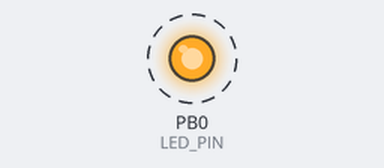
Simulated run of this sketch. Board: ATtiny85, built with avr-gcc and run on an emulated ATtiny85. On the bench: output pins drawn as LEDs (lit = HIGH). Dashed ring = blinking. The modem accepts every AT command (registered, SIM ready, sends succeed) and sends nothing else.

Above: at 0.8 s.
Timing chart, 0 to 3.5 s (numbered marks = the images above):
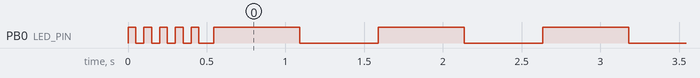

Measured:
- by itself, PB0 (LED_PIN): goes 4 × (LOW 0.05 s, HIGH 0.05 s), LOW 0.09 s, 123 × (HIGH 0.55 s, LOW 0.50 s), then HIGH

The sketch:

serial_demo.ino
```cpp
#include <SoftwareSerial.h>

// ATtiny85 Arduino pin 0 = PB0 = physical DIP pin 5 (LED).
// Arduino pin 3 = PB3 = physical DIP pin 2 (TX to Uno D4).
// Arduino pin 4 = PB4 = physical DIP pin 3 (unused RX).
const byte LED_PIN = 0;
SoftwareSerial telemetry(4, 3);
unsigned long packet = 0;

void setup() {
  pinMode(LED_PIN, OUTPUT);
  telemetry.begin(9600);
  for (byte i = 0; i < 5; i++) {
    digitalWrite(LED_PIN, HIGH);
    delay(50);
    digitalWrite(LED_PIN, LOW);
    delay(50);
  }
  telemetry.println(F("ATtiny85 telemetry: 8 MHz, TX 9600 baud"));
}

void loop() {
  digitalWrite(LED_PIN, HIGH);
  telemetry.print(F("[ATtiny85] Packet #"));
  telemetry.print(packet++);
  telemetry.print(F(" | uptime="));
  telemetry.print(millis() / 1000UL);
  telemetry.println(F("s | LED=ON"));
  delay(500);
  digitalWrite(LED_PIN, LOW);
  delay(500);
}
```
